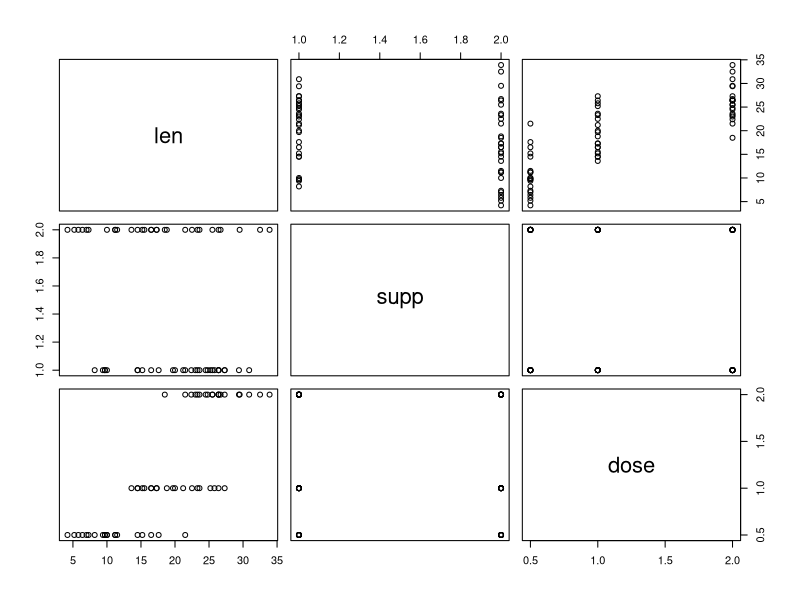
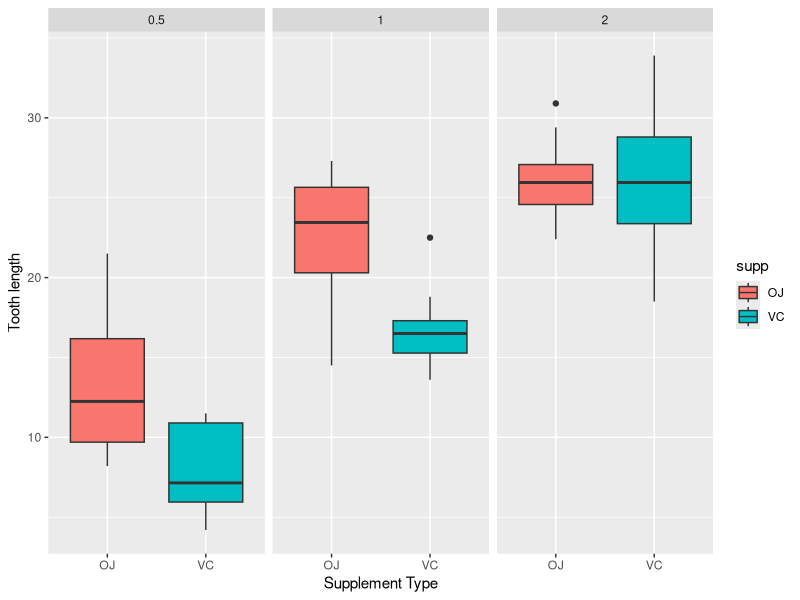
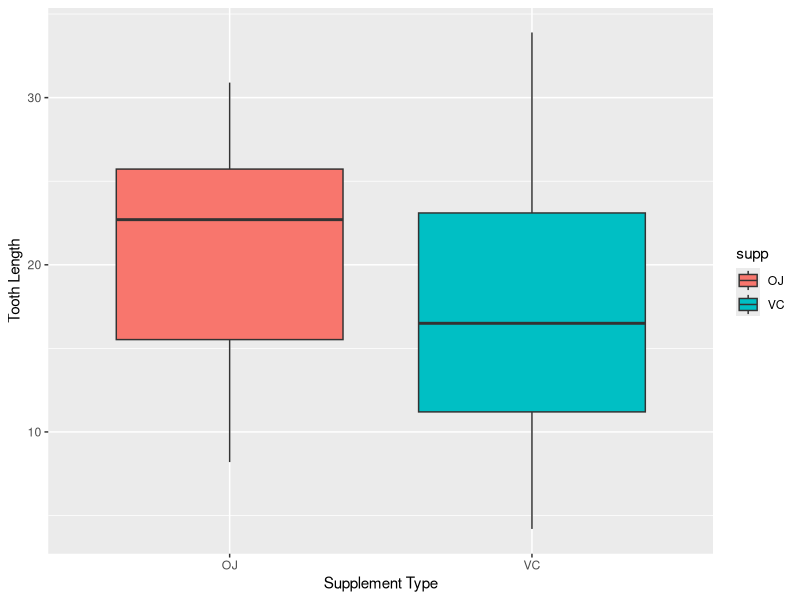

These charts were generated, in order, by the following R code:
## ---- chunk 1
library(ggplot2)
data(ToothGrowth)
## ---- chunk 2
str(ToothGrowth)
summary(ToothGrowth)
head(ToothGrowth)
tail(ToothGrowth)
plot(ToothGrowth)
## ---- chunk 3
ggplot(aes(x = supp, y = len),
       data = ToothGrowth) +
  geom_boxplot(aes(fill = supp)) +
  facet_wrap(~ dose) +
  xlab("Supplement Type") +
  ylab("Tooth length") 
## ---- chunk 4
ggplot(aes(x=supp, y=len),
       data=ToothGrowth) +
  geom_boxplot(aes(fill=supp)) + 
  xlab("Supplement Type") +
  ylab("Tooth Length") 
## ---- chunk 5
t.test(ToothGrowth$len[ToothGrowth$supp=="OJ"],
       ToothGrowth$len[ToothGrowth$supp=="VC"],
       paired = FALSE,
       var.equal = FALSE)
## ---- chunk 6
t.test(ToothGrowth$len[ToothGrowth$dose==1],
       ToothGrowth$len[ToothGrowth$dose==0.5],
       paired = FALSE,
       var.equal = TRUE)
## ---- chunk 7
t.test(ToothGrowth$len[ToothGrowth$dose==2],
       ToothGrowth$len[ToothGrowth$dose==1],
       paired = FALSE,
       var.equal = TRUE)
